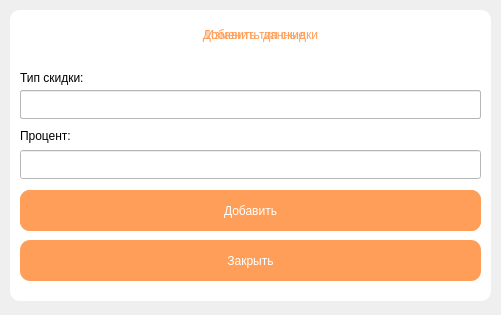
<?xml version="1.0" encoding="UTF-8"?>
<ui version="4.0">
 <class>Form113</class>
 <widget class="QWidget" name="Form113">
  <property name="geometry">
   <rect>
    <x>0</x>
    <y>0</y>
    <width>501</width>
    <height>315</height>
   </rect>
  </property>
  <property name="windowTitle">
   <string>Скидки</string>
  </property>
  <widget class="QLabel" name="label_10">
   <property name="geometry">
    <rect>
     <x>10</x>
     <y>10</y>
     <width>481</width>
     <height>291</height>
    </rect>
   </property>
   <property name="styleSheet">
    <string notr="true">border-radius: 10px;
background-color: rgb(255, 255, 255);
</string>
   </property>
   <property name="text">
    <string/>
   </property>
  </widget>
  <widget class="QLabel" name="label_2">
   <property name="geometry">
    <rect>
     <x>90</x>
     <y>10</y>
     <width>331</width>
     <height>51</height>
    </rect>
   </property>
   <property name="styleSheet">
    <string notr="true">font: 27pt &quot;Century Gothic&quot;;
background-color: qlineargradient(spread:pad, x1:0, y1:0, x2:1, y2:0, stop:0 rgba(0, 0, 0, 0), stop:1 rgba(255, 255, 255, 0));
color: rgb(255, 158, 88);</string>
   </property>
   <property name="text">
    <string>&lt;html&gt;&lt;head/&gt;&lt;body&gt;&lt;p align=&quot;center&quot;&gt;Изменить данные&lt;/p&gt;&lt;/body&gt;&lt;/html&gt;</string>
   </property>
  </widget>
  <widget class="QLabel" name="label">
   <property name="geometry">
    <rect>
     <x>60</x>
     <y>10</y>
     <width>401</width>
     <height>51</height>
    </rect>
   </property>
   <property name="styleSheet">
    <string notr="true">font: 27pt &quot;Century Gothic&quot;;
background-color: qlineargradient(spread:pad, x1:0, y1:0, x2:1, y2:0, stop:0 rgba(0, 0, 0, 0), stop:1 rgba(255, 255, 255, 0));
color: rgb(255, 158, 88);</string>
   </property>
   <property name="text">
    <string>&lt;html&gt;&lt;head/&gt;&lt;body&gt;&lt;p align=&quot;center&quot;&gt;Добавить тип скидки&lt;/p&gt;&lt;/body&gt;&lt;/html&gt;</string>
   </property>
  </widget>
  <widget class="QLineEdit" name="lineEdit_3">
   <property name="geometry">
    <rect>
     <x>20</x>
     <y>90</y>
     <width>461</width>
     <height>29</height>
    </rect>
   </property>
   <property name="toolTip">
    <string>&lt;html&gt;&lt;head/&gt;&lt;body&gt;&lt;p&gt;gggg&lt;/p&gt;&lt;/body&gt;&lt;/html&gt;</string>
   </property>
   <property name="toolTipDuration">
    <number>-4</number>
   </property>
   <property name="styleSheet">
    <string notr="true">font: 15pt &quot;Century Gothic&quot;;
color: rgb(75, 75, 75);
background-color: rgb(255, 255, 255);</string>
   </property>
   <property name="text">
    <string/>
   </property>
   <property name="readOnly">
    <bool>true</bool>
   </property>
   <property name="placeholderText">
    <string/>
   </property>
  </widget>
  <widget class="QLabel" name="label_5">
   <property name="geometry">
    <rect>
     <x>20</x>
     <y>70</y>
     <width>239</width>
     <height>16</height>
    </rect>
   </property>
   <property name="styleSheet">
    <string notr="true">font: 13pt &quot;Century Gothic&quot;;
background-color: qlineargradient(spread:pad, x1:0, y1:0, x2:1, y2:0, stop:0 rgba(0, 0, 0, 0), stop:1 rgba(255, 255, 255, 0));</string>
   </property>
   <property name="text">
    <string>Тип скидки:</string>
   </property>
  </widget>
  <widget class="QLabel" name="label_6">
   <property name="geometry">
    <rect>
     <x>20</x>
     <y>120</y>
     <width>239</width>
     <height>31</height>
    </rect>
   </property>
   <property name="styleSheet">
    <string notr="true">font: 13pt &quot;Century Gothic&quot;;
background-color: qlineargradient(spread:pad, x1:0, y1:0, x2:1, y2:0, stop:0 rgba(0, 0, 0, 0), stop:1 rgba(255, 255, 255, 0));</string>
   </property>
   <property name="text">
    <string>Процент:</string>
   </property>
  </widget>
  <widget class="QLineEdit" name="lineEdit_4">
   <property name="geometry">
    <rect>
     <x>20</x>
     <y>150</y>
     <width>461</width>
     <height>29</height>
    </rect>
   </property>
   <property name="toolTip">
    <string>&lt;html&gt;&lt;head/&gt;&lt;body&gt;&lt;p&gt;gggg&lt;/p&gt;&lt;/body&gt;&lt;/html&gt;</string>
   </property>
   <property name="toolTipDuration">
    <number>-4</number>
   </property>
   <property name="styleSheet">
    <string notr="true">font: 15pt &quot;Century Gothic&quot;;
color: rgb(75, 75, 75);
background-color: rgb(255, 255, 255);</string>
   </property>
   <property name="text">
    <string/>
   </property>
   <property name="readOnly">
    <bool>false</bool>
   </property>
   <property name="placeholderText">
    <string/>
   </property>
  </widget>
  <widget class="QPushButton" name="pushButton_3">
   <property name="geometry">
    <rect>
     <x>20</x>
     <y>190</y>
     <width>461</width>
     <height>41</height>
    </rect>
   </property>
   <property name="styleSheet">
    <string notr="true">font: 20pt &quot;Century Gothic&quot;;
color: rgb(255, 255, 255);
border-width: 50px;
border-radius: 10px;
background-color: rgb(255, 158, 88);</string>
   </property>
   <property name="text">
    <string>Изменить</string>
   </property>
  </widget>
  <widget class="QPushButton" name="pushButton_2">
   <property name="geometry">
    <rect>
     <x>20</x>
     <y>240</y>
     <width>461</width>
     <height>41</height>
    </rect>
   </property>
   <property name="styleSheet">
    <string notr="true">font: 20pt &quot;Century Gothic&quot;;
color: rgb(255, 255, 255);
border-width: 50px;
border-radius: 10px;
background-color: rgb(255, 158, 88);</string>
   </property>
   <property name="text">
    <string>Закрыть</string>
   </property>
  </widget>
  <widget class="QLineEdit" name="lineEdit">
   <property name="geometry">
    <rect>
     <x>20</x>
     <y>90</y>
     <width>461</width>
     <height>29</height>
    </rect>
   </property>
   <property name="toolTip">
    <string>&lt;html&gt;&lt;head/&gt;&lt;body&gt;&lt;p&gt;gggg&lt;/p&gt;&lt;/body&gt;&lt;/html&gt;</string>
   </property>
   <property name="toolTipDuration">
    <number>-4</number>
   </property>
   <property name="styleSheet">
    <string notr="true">font: 15pt &quot;Century Gothic&quot;;
color: rgb(75, 75, 75);
background-color: rgb(255, 255, 255);</string>
   </property>
   <property name="text">
    <string/>
   </property>
   <property name="placeholderText">
    <string/>
   </property>
  </widget>
  <widget class="QPushButton" name="pushButton">
   <property name="geometry">
    <rect>
     <x>20</x>
     <y>190</y>
     <width>461</width>
     <height>41</height>
    </rect>
   </property>
   <property name="styleSheet">
    <string notr="true">font: 20pt &quot;Century Gothic&quot;;
color: rgb(255, 255, 255);
border-width: 50px;
border-radius: 10px;
background-color: rgb(255, 158, 88);</string>
   </property>
   <property name="text">
    <string>Добавить</string>
   </property>
  </widget>
 </widget>
 <resources/>
 <connections/>
</ui>
